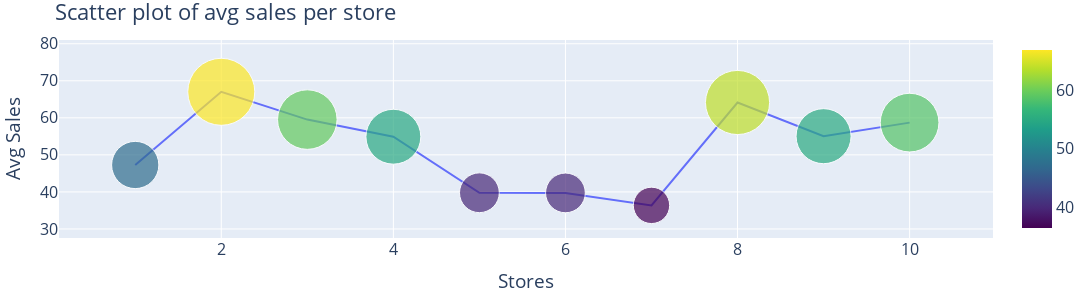

The cell this chart's notebook holds for it:
### Code cell
sales_store_data = go.Scatter(
    x = np.arange(1,11),
    y = sales_across_store_df.avg_sale.values,
    marker = dict(
        size = sales_across_store_df.avg_sale.values,
        color = sales_across_store_df.avg_sale.values,
        colorscale='Viridis',
        showscale=True
    ),
    text = sales_across_store_df.avg_sale.values
)
data = [sales_store_data]

sales_store_layout = go.Layout(
    autosize=True,
    title = 'Scatter plot of avg sales per store',
    hovermode = 'closest',
    xaxis = dict(
        title = 'Stores',
        ticklen = 10,
        zeroline = False,
        gridwidth = 1
    ),
    yaxis = dict(
        title = 'Avg Sales',
        ticklen = 10,
        zeroline = False,
        gridwidth = 1
    ),
    width=1600,
    height=300,
    margin=dict(l=20, r=20, t=40, b=20),    
    paper_bgcolor='rgba(0,0,0,0)',
    font=dict(size=16)
#     plot_bgcolor='rgba(0,0,0,0)'
)
fig = go.Figure(data = data, layout = sales_store_layout)
py.iplot(fig, filename='scatter_sales_store')

### Figure 1 — Plotly figure (JSON) as saved in the notebook; plotly's stock layout.template omitted (floating-point values rounded to 4 significant figures)
{"data": [{"marker": {"color": [47.27, 67.03, 59.53, 54.9, 39.77, 39.73, 36.36, 64.14, 55.05, 58.71], "colorscale": [[0, "#440154"], [0.1111, "#482878"], [0.2222, "#3e4989"], [0.3333, "#31688e"], [0.4444, "#26828e"], [0.5556, "#1f9e89"], [0.6667, "#35b779"], [0.7778, "#6ece58"], [0.8889, "#b5de2b"], [1, "#fde725"]], "showscale": true, "size": [47.27, 67.03, 59.53, 54.9, 39.77, 39.73, 36.36, 64.14, 55.05, 58.71]}, "text": [47.27, 67.03, 59.53, 54.9, 39.77, 39.73, 36.36, 64.14, 55.05, 58.71], "type": "scatter", "x": [1, 2, 3, 4, 5, 6, 7, 8, 9, 10], "y": [47.27, 67.03, 59.53, 54.9, 39.77, 39.73, 36.36, 64.14, 55.05, 58.71]}], "layout": {"autosize": true, "font": {"size": 16}, "height": 300, "hovermode": "closest", "margin": {"b": 20, "l": 20, "r": 20, "t": 40}, "paper_bgcolor": "rgba(0,0,0,0)", "title": {"text": "Scatter plot of avg sales per store"}, "width": 1600, "xaxis": {"gridwidth": 1, "ticklen": 10, "title": {"text": "Stores"}, "zeroline": false}, "yaxis": {"gridwidth": 1, "ticklen": 10, "title": {"text": "Avg Sales"}, "zeroline": false}}}
